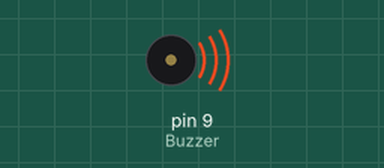
Simulated run of this sketch. Board: Arduino Uno, built with avr-gcc and run on an emulated ATmega328P. Parts: buzzer (waves = sounding).

Above: at 0.1 s.
Timing chart, 0 to 1.6 s (numbered marks = the images above):
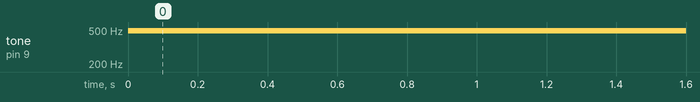

Measured:
- by itself, tone on pin 9 (Buzzer): silent → 490 Hz at 0.00 s

The sketch:

ArduKit_Buzzer.ino
```cpp
/*by VİPREKİT
 *
 * Pin 9 a bağlı olan buzzer.
 * analogWrite ile 50ms aralıkla aktif ve pasif
 * yapılıyor.
 * Burada direk olarak 5v vermeyip, sesi daha net
 * alabilmek için analogWrite ile (200)(PWM) gönderiyoruz.
 * Küçük bir hesap yapacak olursak.
 * 255 --->5V ise
 * 200 --->3,92V uygulamış oluyoruz.
 *
 * http://viprekit.com
 */

#define Buzzer 9

void setup() {
  pinMode(Buzzer,OUTPUT);

}

void loop() {
  analogWrite(Buzzer,200);
  delay(50);
  analogWrite(Buzzer,0);
  delay(50);

}
```
